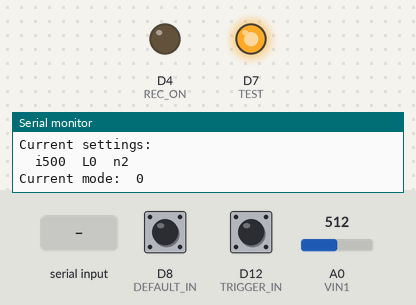
Bench run of a sketch on a simulated Arduino Zero (SAMD21). On the bench: output pins drawn as LEDs (lit = HIGH), the last lines printed to the serial monitor. Inputs (shaded band) come from the test bench; at power-on: D8 (DEFAULT_IN) HIGH, D12 (TRIGGER_IN) HIGH, A0 (VIN1) = 512 (analog values on the 0–1023 scale). Pins used as bus, display or sensor lines are not drawn.

Above: at 1.7 s.
1.8 s: D8 (DEFAULT_IN) pulled LOW for 0.15 s
3.4 s: D12 (TRIGGER_IN) pulled LOW for 0.15 s
At 4.5 s:
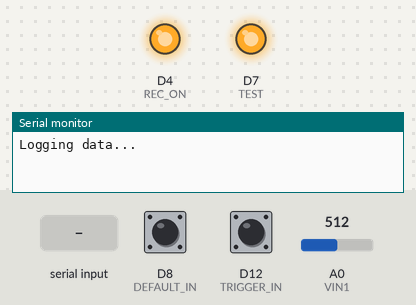
5.0 s: "m" received over Serial
7.5 s: A0 (VIN1) set to 716
10.5 s: "R" received over Serial
At 13.3 s:
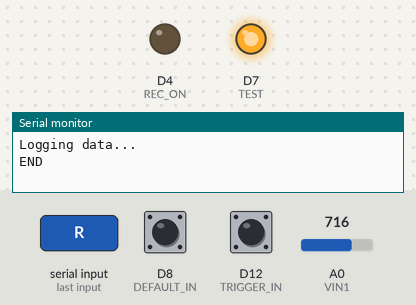
13.5 s: "T" received over Serial
Timing chart, 0 to 16.5 s (numbered marks = the images above; inputs shaded):
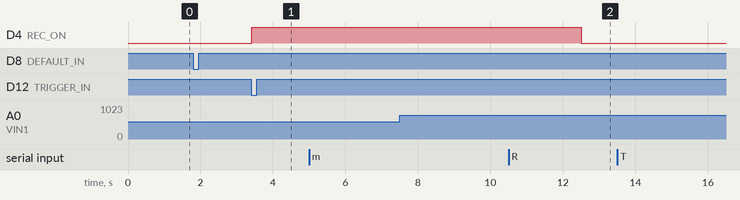

Measured:
- after the input at 3.4 s, D4 (REC_ON): LOW → HIGH at once
- after the input at 10.5 s, D4 (REC_ON): HIGH → LOW after 2.0 s

The sketch:

DataLogSummary1.43.ino
```cpp
/* DataLogSummary
 *   This code rapidly acquires data from 2 voltage inputs and streams to the serial port,
 *   or calculates summary statistics and reports thise at a set interval.
 *
 *   Additional parameters are:
 *      interval: sampling interval in us (100 = 10 kHz)
 *      logging_ms: logging interval in ms (2000 = 2s or 0.5Hz)
 *
 *   Connect the following pins:
 *      IN1  pin A0
 *      IN2  pin A1
 *      TRIGGER_IN  pin *
 *      TRIGGER     pin *
 *      TRIG_READY  pin * (LED --> resistor --> GND)
 *      REC_ON      pin * (LED --> resistor --> GND)
 *
 *   Recommended to use with M0 or faster boards. Arduino Uno
 *   & variants should work but have limited memory (2048 bytes)
 *   and therefore limited duration. Code tested on Adafruit Metro M0.
 *
 *   Updated:
 *     20220519 v1.1 DRA - added second input, sampling rate control and readout
 *     20220601 v1.11 DRA - added Uno support, 12-bit ADC, continuous recording
 *                    option, and fixed longer interval timing (>1 ms)
 *     20230905 v1.2 DRA - add trigger option
 *     20250221 v1.3 DRA - add summary stats; remove outputs & burst mode
 *     20250227 v1.31 DRA - add hardware default via jumper to allow direct logging without serial input
 *     20250228 v1.32 DRA - add 2*sd/range as a shape parameter --> 1.0 = square; 0.71 = sine, 0.33 = gaussian noise
 *     20250303 v1.33 DRA - change timing to ms-based if in summary mode, to prevent rollover for > 1h logging
 *     20260324 v1.35 DRA - change var types to long for compatibility with Uno
 *     20260511 v1.4 NS/DRA - add digital logging: TCS34725 color sensor
 *     20260601 v1.42 DRA - add 100k thermistor input
 *     20260603 v1.43 DRA - add live mode
 *
 *   Potential changes:
 *     Save current settings in EEPROM memory for easy automation
 *     some form of median, quartiles, shape distibution,. e.g. by counting
 */

#include <Wire.h>
#include "stats.h"
#include "Adafruit_TCS34725.h"
#include "INA226.h"

#define VERSION  1.43

#define VIN1 A0
#define VIN2 A1
#define TRIGGER_IN  12
#define TRIGGER 3
#define TRIG_READY 6
#define REC_ON 4
#define DEFAULT_IN 8
#define TEST 7

#define SERIAL_BAUD 500000

// Settings based on board used
#if defined(ARDUINO_SAMD_ZERO)
  #define MEMLEN 2000    // max size of data memory
  #define NBIT 12        // Analog in number of bits
  #define SET_BITS analogReadResolution(NBIT);
#elif defined(__AVR_ATmega328P__)
  #define MEMLEN 250    // max size of data memory
  #define NBIT 10        // Analog in number of bits
  #define SET_BITS
#else
  #warning "Board not recognized. Add specs to code."
  #define MEMLEN 2000    // max size of data memory
  #define NBIT 12        // Analog in number of bits
  #define SET_BITS analogReadResolution(NBIT);
#endif

#define INPUT_SIZE 32  // max input serial string size
#define MAX_VALS 5     // max values to read in from serial

int interval = 500;            // interval in us (to set rate; 100 = 10kHz)
long logging_ms = 0;            // logging interval in ms (0 = same as sampling interval; 2000 = 2s or 0.5Hz)
long secondsToRecord = 0;       // seconds to record for continuous output
int n = 2;                     // number of channels to record
long time_unit_s = 1;           // seconds per time unit

int triggerPolarity = 0;  // 0 = LOW, 1 = HIGH

uint16_t val1 = 0;     // input values
uint16_t val2 = 0;

int digital = 0;     // specifies digital sensor number (0 = analog)

//defaults
float tempResistance = 100000.0; // Ohms at 25C
float beta = 3950.0; // check this; could also be 3950K

bool streamRecording = false;
bool liveStream = false;
unsigned long int start_us = micros();
unsigned long int start_ms = millis();
unsigned long int prev_us = start_us;
unsigned long int prev_log_us = start_us;
int readout_ms = 0;

//unsigned int data1[MEMLEN];
//unsigned int data2[MEMLEN];
int t = 0;
int dt = 0;

String inputString = "";         // a string to hold incoming data
char inputBytes[INPUT_SIZE + 1];

statistic::Statistic<float, uint32_t, true> data1;
statistic::Statistic<float, uint32_t, true> data2;


/*initialize int time and gain value for color sensor*/
Adafruit_TCS34725 tcs = Adafruit_TCS34725(TCS34725_INTEGRATIONTIME_2_4MS, TCS34725_GAIN_4X);

INA226 INA(0x40);

/*---------------------------------------------------*/

void setup() {
  pinMode(TRIGGER_IN, INPUT_PULLUP);
  pinMode(DEFAULT_IN, INPUT_PULLUP);
  pinMode(VIN1, INPUT);
  pinMode(VIN2, INPUT);
  pinMode(TRIGGER, OUTPUT);
  pinMode(REC_ON, OUTPUT);
  pinMode(TRIG_READY, OUTPUT);

  pinMode(TEST, OUTPUT);
  analogWrite(TEST,128);

  attachInterrupt(digitalPinToInterrupt(TRIGGER_IN), triggerChange, CHANGE);

  SET_BITS // set ADC resolution

  Serial.begin(SERIAL_BAUD);       // max serial data rate
  Wire.begin();

  delay(500);

  showDetails();

  triggerChange();
}

void loop() {

  if (Serial.available()) {

    if (liveStream) {
      liveStream = false; // stop live stream if running
      streamRecording = false;
      Serial.flush();
    }

    // Get next command from Serial (add 1 for termination character)
    byte size = Serial.readBytes(inputBytes, INPUT_SIZE);
    // Add the final 0 to end the string
    inputBytes[size] = 0;
    inputString = String(inputBytes);
    //int len = strlen(inputString);

    Serial.print("[");
    //Serial.print(inputString);
    Serial.write(inputString.c_str(), inputString.length() - 1);
    Serial.print("] ");

    char first = inputString.charAt(0);

    if (first == 'i') {   // Change sampling interval (us)
      char* command = strtok(inputBytes, " ,") + 1;
      interval = atol(command);
      Serial.print(F("Sampling interval changed to "));
      Serial.print(interval);
      Serial.print(F(" us. Sampling rate = "));
      Serial.print(1000. / interval);
      Serial.print(F(" kHz."));
      Serial.println();
    }

    else if (first == 'L') {  // Change logging interval (ms)
      char* command = strtok(inputBytes, " ,") + 1;
      logging_ms = atol(command);
      Serial.print(F("Logging interval changed to "));
      Serial.print(logging_ms);
      Serial.print(F(" ms. Logging rate = "));
      if (logging_ms > 0) {
        Serial.print(1000. / logging_ms);
        Serial.print(F(" Hz."));
      } else {
        Serial.print(F("Sampling rate."));
      }
      Serial.println();
    }

    else if (first == 'n') {  // Change number of channels (1 or 2)
      char* command = strtok(inputBytes, " ,") + 1;
      n = atol(command);
      Serial.print(F("Sample channels changed to "));
      Serial.println(n);
    }

    else if (first == 'f') {  // Flip trigger polarity
      triggerPolarity = !triggerPolarity;
      triggerChange();
    }

    else if (first == 'U') {  // Change time unit
      char second = inputString.charAt(1);
      Serial.print(F("Time unit changed to: "));
      if (second == 'm') {
        time_unit_s = 60;
        Serial.println(F("minutes."));
      }
      else if (second == 'h')
      {
        time_unit_s = 60*60;
        Serial.println(F("hours."));
      }
      else if (second == 'd') {
        time_unit_s = 24*60*60;
        Serial.println(F("days."));
      }
      else
      {
        time_unit_s = 1;
        Serial.println(F("seconds."));
      }
    }

    else if (first == 'R' || first == 'T') {  // Set Recording duration
      char* command = strtok(inputBytes, " ,") + 1;
      secondsToRecord = (long)atol(command) * time_unit_s;
      Serial.print(F("Continuous streaming for "));
      Serial.print(secondsToRecord);
      Serial.print(F(" seconds. "));

      if (first == 'T') {  // trigger mode
        Serial.print(F("Waiting for trigger..."));
        waitForTrigger();
      }

      Serial.println();
      startLogging();
    }

    else if (first == 'G') {  // set live mode: no time stamp, no limit, watch for exit
      secondsToRecord = 24 * 60 * 60; // 1 day max?
      liveStream = true;
      startLogging();
    }

    else if (first == 'X' || first == 'x') {  // STOP/Abort
      streamRecording = false;
    }

    else if (first == 'C') {  // choose color sensor
      if (tcs.begin()) {
        Serial.println(F("Color Sensor TCS34725 detected. Mode changed to digital. Colors blue and red"));
        digital = 1;
      }
      else {
        Serial.println(F("Color Sensor TCS34725 NOT detected."));
      }
    }

    else if (first == 'P') {  // choose voltage/current sensor
      if (INA.begin()) {
        Serial.println(F("INA226 detected. Mode changed to digital. Voltage (mV) and current (0.1 mA)"));
        INA.setMaxCurrentShunt(0.5, 0.100);
        digital = 2;
      }
      else {
        Serial.println(F("INA226 NOT detected."));
      }
    }

    else if (first == 'A') {   // Analog voltage recording
      digital = 0;
      Serial.println(F("Mode changed to analog"));
    }

    else if (first == 't') {   // Analog "100k" thermistor recording
      char* command = strtok(inputBytes, " ,") + 1;
      tempResistance = (float)atol(command) * 100.;

      Serial.print(F("Mode changed to analog, thermistor. Resistance @ 25C: "));
      Serial.print(tempResistance / 1000.);
      Serial.println(F(" kOhms"));
      digital = -1;
      if (interval < 5000) interval = 5000; // min sampling interval 5ms
    }

    else
    {
      showDetails();
    }

  }

  /*---------------------------------*/
  /*
   * Current sensor options: (negative = analog; positive = digital)
   *   -1: analog 100k thermistor
   *    0: dual analog input, no scaling
   *    1: Color sensor
   *    2: INA226 power (voltage,current) sensor
  */

  if (streamRecording) {

    // Get current data values
    switch (digital) {

      case 0:  // read two voltage inputs
        val1 = analogRead(VIN1);
        if (n>1) val2 = analogRead(VIN2);
        break;

      case 1:
        uint16_t g, c;
        tcs.getRawData(&val1, &g, &val2, &c);  // val1 represents red light and val2 blue
        break;

      case 2:
        val1 = (uint16_t) (INA.getBusVoltage()*1000);
        val2 = (uint16_t) (INA.getCurrent_mA()*10);
        break;

      case -1:  // read analog thermistor voltage inputs
        val1 = get_tempC_x100(VIN1,tempResistance,beta);
        if (n>1) val2 = get_tempC_x100(VIN2,tempResistance,beta);
        break;
      default:
        break;
    }

//    if (digital==0) {  // read two voltage inputs
//      val1 = analogRead(VIN1);
//      if (n>1) val2 = analogRead(VIN2);
//    }
//
//    else {   // read red and blue values
//      uint16_t g, c;
//      tcs.getRawData(&val1, &g, &val2, &c);  // val1 represents red light and val2 blue
//    }

    unsigned long int ms = millis();
    unsigned long int t_ms = ms - start_ms;

    unsigned long int us = micros();
    unsigned long int t_us = us - start_us;

    unsigned int dt = us - prev_us + 5;  // allow 5 us for commands
    //if (dt > 0)
    if (dt < interval) delayMicroseconds(interval-dt);
    prev_us = micros(); // ***check later if the 5us add can be avoided by setting prev_us = us; ***

    if (logging_ms == 0 || liveStream) {  // for fast stream, no stats
      if (!liveStream) {
        Serial.print(t_us);
        Serial.print(",");
      }
      Serial.print(val1);
      if (n>1) {
        Serial.print(",");
        Serial.print(val2);
      }
      Serial.println();
    } else {                // for summary logging
      // add current vals to stats
      data1.add(val1);
      if (n>1 || digital>0) data2.add(val2);

      // when logging interval has elapsed, calculate summary stats
      if ((us - prev_log_us) >= logging_ms * 1000) {
        // prev_log_us = us;
        prev_log_us += (logging_ms * 1000);
        Serial.print((t_ms / 1000.),1);
        Serial.print(", ");

        Serial.print(val1);
        Serial.print(",");
        Serial.print(data1.average(),1);
        Serial.print(",");
        Serial.print(data1.minimum(),0);
        Serial.print(",");
        Serial.print(data1.maximum(),0);
        Serial.print(",");
        Serial.print(data1.count());
        Serial.print(",");
        Serial.print(data1.rise_count() * 1000. / logging_ms, 1);
        Serial.print(",");
        Serial.print(data1.pop_stdev(),1);
        Serial.print(",");
        Serial.print(2 * data1.pop_stdev() / data1.range(),2);

        if (n>1 || digital>0) {
          Serial.print(", ");
          Serial.print(val2);
          Serial.print(",");
          Serial.print(data2.average(),1);
          Serial.print(",");
          Serial.print(data2.minimum(),0);
          Serial.print(",");
          Serial.print(data2.maximum(),0);
          Serial.print(",");
          Serial.print(data2.count());
          Serial.print(",");
          Serial.print(data2.rise_count() * 1000. / (logging_ms - readout_ms), 1);
          Serial.print(",");
          Serial.print(data2.pop_stdev(),1);
          Serial.print(",");
          Serial.print(2 * data2.pop_stdev() / data2.range(),2);
        }
        Serial.println();

        data1.clear();
        if (n>1) data2.clear();

        readout_ms = millis() - ms;
      }

    }

    // if (t_us >= (1000000 * secondsToRecord) + 1000*logging_ms/2) {  // end recording
    if (t_ms >= (1000 * secondsToRecord) + logging_ms/2) {  // end recording
      streamRecording = false;
      digitalWrite(REC_ON,LOW);
      Serial.println("END");
    }
  }

  /* if not stream recording */
  else {
    digitalWrite(REC_ON,LOW);
    delay(25);
    //Serial.println('.');

    // if default jumper is set, then set defaults and wait for button press
    if (digitalRead(DEFAULT_IN)==LOW) {

      Serial.print(F("Default triggered logging: "));

      // set defaults
      n = 1;
      interval = 500; // us = 2kHz
      logging_ms = 2000; // ms = 0.5Hz
      secondsToRecord = 24 * 60 * 60; // 24h
      triggerPolarity = 0;

      Serial.print(secondsToRecord);
      Serial.print("  ");

      showLoggingInfo();

      // wait for trigger then stream recording
      waitForTrigger();
      startLogging();
    }

  }
}

void waitForTrigger() {
    digitalWrite(TRIG_READY,HIGH);
    while(digitalRead(TRIGGER_IN)!=triggerPolarity) {
      delay(25);
    }
    digitalWrite(TRIG_READY,LOW);
}

void showLoggingInfo() {
      Serial.print(1000./interval,1);
      Serial.print("kHz, log every ");
      Serial.print(logging_ms / 1000.,1);
      Serial.print("s for ");
      Serial.print(secondsToRecord);
      Serial.print("s = ");
      Serial.print(secondsToRecord / 60);
      Serial.print("min = ");
      Serial.print(secondsToRecord / 60 / 60);
      Serial.println("hr.");
}

void startLogging() {
      streamRecording = true;
      digitalWrite(REC_ON,HIGH);

      if (liveStream) {
        //
      } else {
        Serial.println(F("Data output format:"));
        if (logging_ms == 0) {
          Serial.println(F("Time(us),data1,data2"));
        } else {
          Serial.println(F("Time(s),{instant,mean,min,max,#,freq(Hz),stdev,shape:sq1.0,sin0.7,tri0.6,n0.3} data1, ... data2"));
        }
        Serial.println();
        Serial.println(F("Logging data..."));
      }

      t = 0;
      start_ms = millis();
      start_us = micros();
      prev_us = start_us;
      prev_log_us = start_us;
}

void showDetails() {
  Serial.print(F("FastDataLogMulti v"));
      Serial.println(VERSION);
      Serial.println(F("=========================="));
      Serial.print(F("Records up to two inputs at pins "));
      Serial.print(VIN1); Serial.print(" "); Serial.println(VIN2);
      Serial.print(F("Trigger input at pin "));
      Serial.println(TRIGGER_IN);
      Serial.print(F("Max data points: "));
      Serial.println(MEMLEN);
      Serial.print(F("Serial baud rate: "));
      Serial.println(SERIAL_BAUD);
      Serial.println();
      Serial.println(F("Enter timing using one of the following syntaxes for continuous recording:"));
      Serial.println(F("U{s/m/h} defines time units as [s]econds, [m]inutes or [h]ours (s = default)"));\
      Serial.println(F("R# where # is integer time units to record"));\
      Serial.println(F("T# where # is integer time units to record, waiting for trigger"));
      Serial.println(F("   default trigger is LOW"));
      Serial.println(F("f  toggles trigger level LOW <-> HIGH"));
      Serial.println();
      Serial.println(F("G     Go live (no time stamp, useful for Serial Plotter)"));
      Serial.println(F("X     STOP / Abort logging session"));
      Serial.println();
      Serial.println(F("?     Print help options"));
      Serial.println();
      Serial.println(F("i###  Sampling interval in us (500 us = 2 kHz default)"));
      Serial.println(F("L###  Logging interval in ms (2000 ms = 0.5 Hz; 0 = sampling, default)"));
      Serial.println(F("n#    Number of input channels (default = 2)"));
      Serial.println();
      Serial.println(F("A     Analog voltage input (Default)"));
      Serial.println(F("C     Digital color sensor, red and blue"));
      Serial.println(F("P     Digital voltage and current (mV, mA)"));
      Serial.println(F("t###  Analog 100k thermistor (x100 degC) ### = x10 kohms for calibration; 1000 = 100kOhm"));

      Serial.println();
      Serial.print(F("*** For default, automatic log settings with no Serial input needed, connect GND to pin "));
      Serial.println(DEFAULT_IN);
      Serial.println(F("*** Default settings will be shown. Logging begins upon regular trigger. "));
      Serial.println();
      Serial.println(F("Current settings:"));
      Serial.print("  i"); Serial.print(interval);
      Serial.print("  L"); Serial.print(logging_ms);
      Serial.print("  n"); Serial.print(n);
      Serial.println();
      Serial.print(F("Current mode:  "));
      Serial.println(digital);
//      if (digital) {
//        Serial.println(F("Digital"));
//      }
//      else {
//        Serial.println(F("Analog"));
//      }
      Serial.println();
}

void triggerChange() {
  digitalWrite(TRIGGER, (triggerPolarity == digitalRead(TRIGGER_IN)) ? HIGH : LOW);
}

int get_tempC_x100(int pin, float R1, float beta) {
  const float roomTemp = 298.15;
  const float R0 = 100000;
  const int num_to_avg = 50;

  float v0 = 0;
  for(int i=0;i<num_to_avg;i++) v0 += analogRead(pin);
  v0 = v0 / (float)num_to_avg;
  float R2 = R1 / ((( (float)(pow(2,NBIT))-1.0) / v0) - 1.0);

  float temp_C = (beta * roomTemp) /(beta + (roomTemp * log(R2 / R0))) - 273.15;
  int temp_x100_C = (int)(100 * temp_C);
  return temp_x100_C;
}
```

Source omitted: stats.h (9169 bytes)
